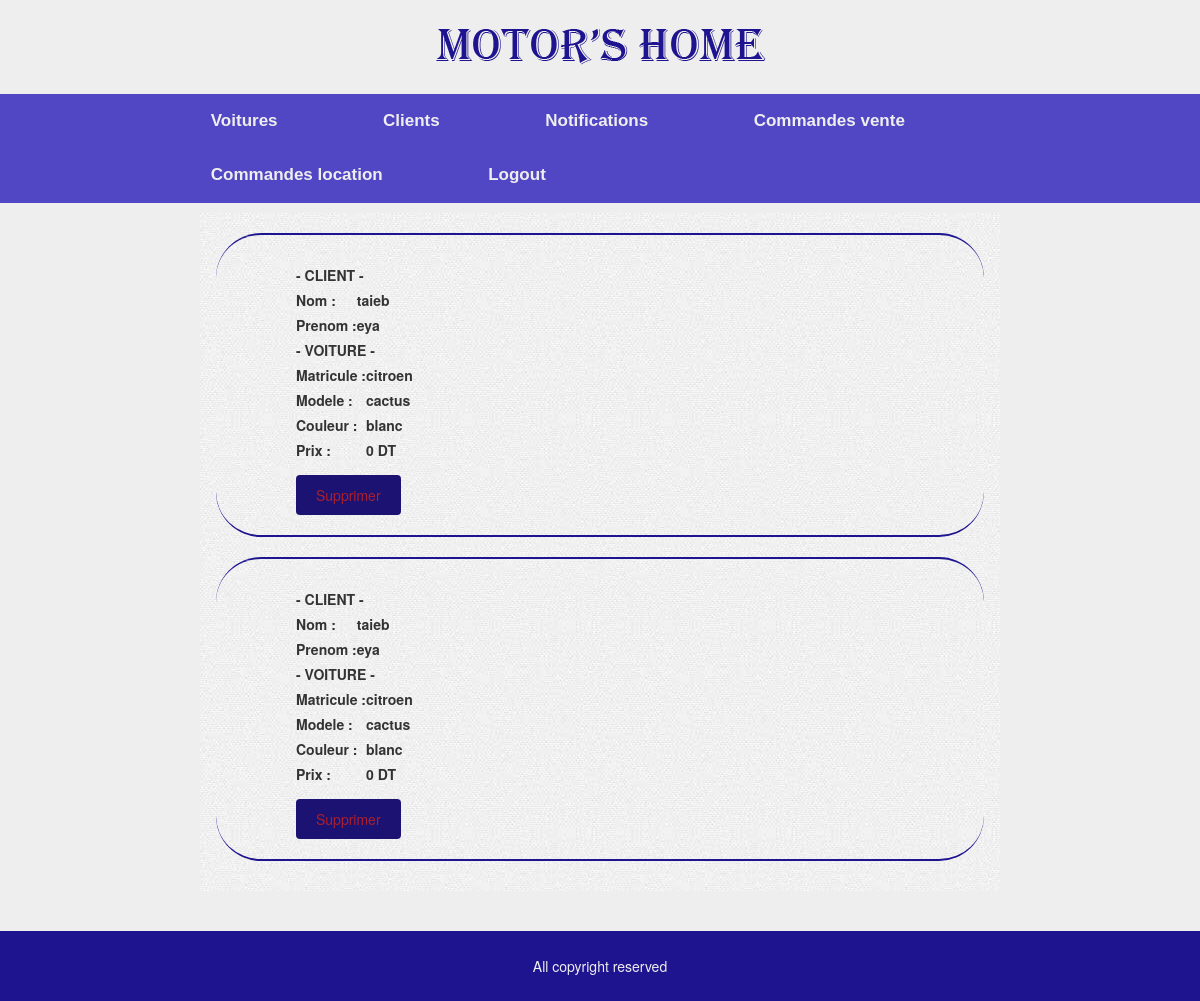
The page /admin/commandevente.php on the database its author committed.
### tables this page shows
CREATE TABLE IF NOT EXISTS `commande` (
  `id` int(11) NOT NULL AUTO_INCREMENT,
  `matricule_client` int(8) NOT NULL,
  `matricule_voiture` int(11) NOT NULL,
  PRIMARY KEY (`id`),
  KEY `matricule_client` (`matricule_client`),
  KEY `matricule_voiture` (`matricule_voiture`),
  KEY `matricule_client_2` (`matricule_client`)
);

CREATE TABLE IF NOT EXISTS `client` (
  `cin` int(8) NOT NULL,
  `nom` varchar(30) NOT NULL,
  `prenom` varchar(30) NOT NULL,
  `adresse` varchar(40) NOT NULL,
  `tel` int(8) NOT NULL,
  `email` varchar(30) NOT NULL,
  PRIMARY KEY (`cin`)
);

CREATE TABLE IF NOT EXISTS `voiture` (
  `id` int(11) NOT NULL AUTO_INCREMENT,
  `matricule` varchar(10) NOT NULL,
  `marque` varchar(10) NOT NULL,
  `modele` varchar(20) NOT NULL,
  `couleur` varchar(10) NOT NULL,
  `porte` int(11) NOT NULL,
  `moteur` int(11) NOT NULL,
  `prix` int(11) NOT NULL,
  `offre` tinyint(1) NOT NULL,
  `image` varchar(30) NOT NULL,
  `dispo` int(3) NOT NULL,
  PRIMARY KEY (`id`),
  KEY `matricule` (`matricule`)
);

### admin/commandevente.php (the view, shortened to what this page needs)
<?php require('header.php'); ?>
<?php require('nav.php'); ?>
		<section class="section_admincommande">
			<?php
				$sql='select * from commande';
				$mysql=mysql_query($sql) or die ('error requete');
					while($result=mysql_fetch_array($mysql)){
						$id = $result[0];
						$matclient = $result[1];
						$matvoiture = $result[2];
						$sql1="select nom,prenom from client WHERE cin='$matclient'";
						$sql2="select marque,modele,couleur,prix from voiture WHERE id='$matvoiture'";
						$mysql1=mysql_query($sql1);
						$result1=mysql_fetch_array($mysql1);
						$nom=$result1[0];
						$prenom=$result1[1];
						$mysql2=mysql_query($sql2);
						$result2=mysql_fetch_array($mysql2);
						$marque=$result2[0];
						$modele=$result2[1];
						$couleur=$result2[2];
						$prix=$result2[3];
					 ?>
						<article>
									<div class="commandeadmin">
									<label><strong>- CLIENT -</strong></label></br>
									<table><tr><th><label>Nom :</label></th><th><label><?php echo $nom;?></label></th></tr>
									<tr><th><label>Prenom : </label></th><th><label><?php echo $prenom;?></label></th></tr></table>
									<label><strong>- VOITURE -</strong></label></br>
									<table><tr><th><label>Matricule : </label></th><th><label><?php echo $marque;?></label></th></tr>
									<tr><th><label>Modele : </label></th><th><label><?php echo $modele;?></label></th></tr>
									<tr><th><label>Couleur : </label></th><th><label><?php echo $couleur;?></label></th></tr>
									<tr><th><label>Prix : </label></th><th><label><?php echo $prix;?> DT</label></th></tr></table></br>
									<a  name="lien" href="suppvente.php?id=<?php echo $id;?>">Supprimer</a>
								</div>
						</article>
						<?php
					}
			?>
		</section>
<?php require('footer.php'); ?>

### css/styleadmin.css (style rules this page uses)
body { background-color: #eeeeee; }
.section_notif, .section_adminclients, .section_admincommande, .section_adminvoitures { background-image: url('../images/bg.jpg'); background-repeat :repeat; width : 800px; margin: auto; margin-bottom: 40px; padding-top: 10px; padding-bottom: 10px; }
.section_admincommande article, .section_adminclients article, .section_adminvoitures article { margin: 10px 2% 20px; padding : 30px 0; position :relative; border-bottom: solid 2px #1f1490; border-radius: 45px; border-top: solid 2px #1f1490; }
.section_notif .div_motif, .section_adminclients .adminclient, .section_admincommande .commandeadmin, .section_adminvoitures .adminvoiture { width: 40%; top: 40px; margin-left:80px; }
.section_notif a, .section_adminvoitures a, .section_adminclients a, .section_admincommande a, .container a { padding : 10px 20px; color : #ad1f2c; background-color : #1b1271; text-decoration : none; border-radius : 4px; }

### rows shown on the page
commande: matricule_client.nom "taieb", matricule_client.prenom "eya", matricule_voiture.marque "citroen", matricule_voiture.modele "cactus", matricule_voiture.couleur "blanc", matricule_voiture.prix "0"
commande: matricule_client.nom "taieb", matricule_client.prenom "eya", matricule_voiture.marque "citroen", matricule_voiture.modele "cactus", matricule_voiture.couleur "blanc", matricule_voiture.prix "0"
